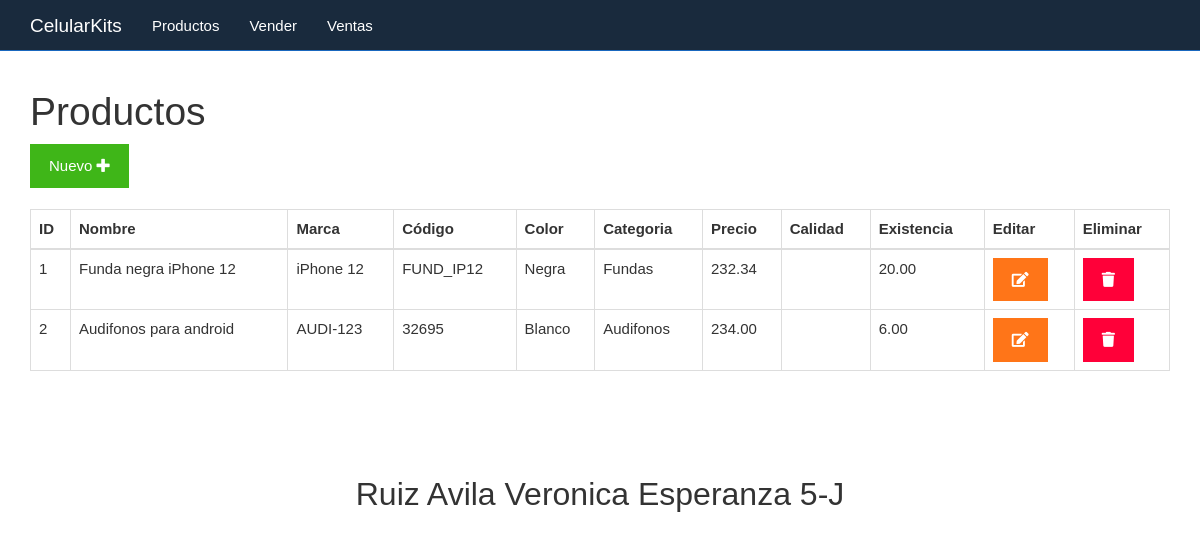
The app's page /listar.php with its own data.
### tables this page shows
CREATE TABLE `productos` (
  `id` bigint(20) UNSIGNED NOT NULL,
  `nombre` varchar(50) NOT NULL,
  `marca` varchar(50) NOT NULL,
  `codigo` varchar(255) NOT NULL,
  `color` varchar(50) NOT NULL,
  `categoria` varchar(255) NOT NULL,
  `precio` decimal(10,2) NOT NULL,
  `calidad` varchar(50) NOT NULL,
  `existencia` decimal(5,2) NOT NULL
);

### listar.php (the view)
<?php include_once "encabezado.php" ?>
<?php
include_once "base_de_datos.php";
$sentencia = $base_de_datos->query("SELECT * FROM productos;");
$productos = $sentencia->fetchAll(PDO::FETCH_OBJ);
?>
	<div class="col-xs-12">
		<h1>Productos</h1>
		<div>
			<a class="btn btn-success" href="./formulario.php">Nuevo <i class="fa fa-plus"></i></a>
		</div>
		<br>
		<table class="table table-bordered">
			<thead>
				<tr>
					<th>ID</th>
					<th>Nombre</th>
					<th>Marca</th>
					<th>Código</th>
					<th>Color</th>
					<th>Categoria</th>
					<th>Precio</th>
					<th>Calidad</th>
					<th>Existencia</th>
					<th>Editar</th>
					<th>Eliminar</th>
				</tr>
			</thead>
			<tbody>
				<?php foreach($productos as $producto){ ?>
				<tr>
					<td><?php echo $producto->id ?></td>
					<td><?php echo $producto->nombre ?></td>
					<td><?php echo $producto->marca ?></td>
					<td><?php echo $producto->codigo ?></td>
					<td><?php echo $producto->color ?></td>
					<td><?php echo $producto->categoria ?></td>
					<td><?php echo $producto->precio ?></td>
					<td><?php echo $producto->calidad ?></td>
					<td><?php echo $producto->existencia ?></td>
					<td><a class="btn btn-warning" href="<?php echo "editar.php?id=" . $producto->id?>"><i class="fa fa-edit"></i></a></td>
					<td><a class="btn btn-danger" href="<?php echo "eliminar.php?id=" . $producto->id?>"><i class="fa fa-trash"></i></a></td>
				</tr>
				<?php } ?>
			</tbody>
		</table>
	</div>
<?php include_once "pie.php" ?>

### css/estilo.css (style rules this page uses)
body { padding-top: 70px; }

### records on screen
productos: id "1", nombre "Funda negra iPhone 12", marca "iPhone 12", codigo "FUND_IP12", color "Negra", categoria "Fundas", precio "232.34", existencia "20.00"
productos: id "2", nombre "Audifonos para android", marca "AUDI-123", codigo "32695", color "Blanco", categoria "Audifonos", precio "234.00", existencia "6.00"
